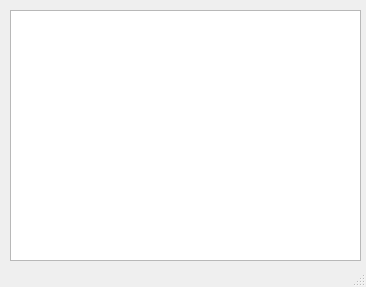
<?xml version="1.0" encoding="UTF-8"?>
<ui version="4.0">
 <class>MainWindow</class>
 <widget class="QMainWindow" name="MainWindow">
  <property name="geometry">
   <rect>
    <x>0</x>
    <y>0</y>
    <width>366</width>
    <height>287</height>
   </rect>
  </property>
  <property name="windowTitle">
   <string>MainWindow</string>
  </property>
  <widget class="QWidget" name="centralwidget">
   <widget class="QTableView" name="tableView">
    <property name="geometry">
     <rect>
      <x>10</x>
      <y>10</y>
      <width>351</width>
      <height>251</height>
     </rect>
    </property>
   </widget>
  </widget>
  <widget class="QMenuBar" name="menubar">
   <property name="geometry">
    <rect>
     <x>0</x>
     <y>0</y>
     <width>366</width>
     <height>21</height>
    </rect>
   </property>
  </widget>
  <widget class="QStatusBar" name="statusbar"/>
 </widget>
 <resources/>
 <connections/>
</ui>
